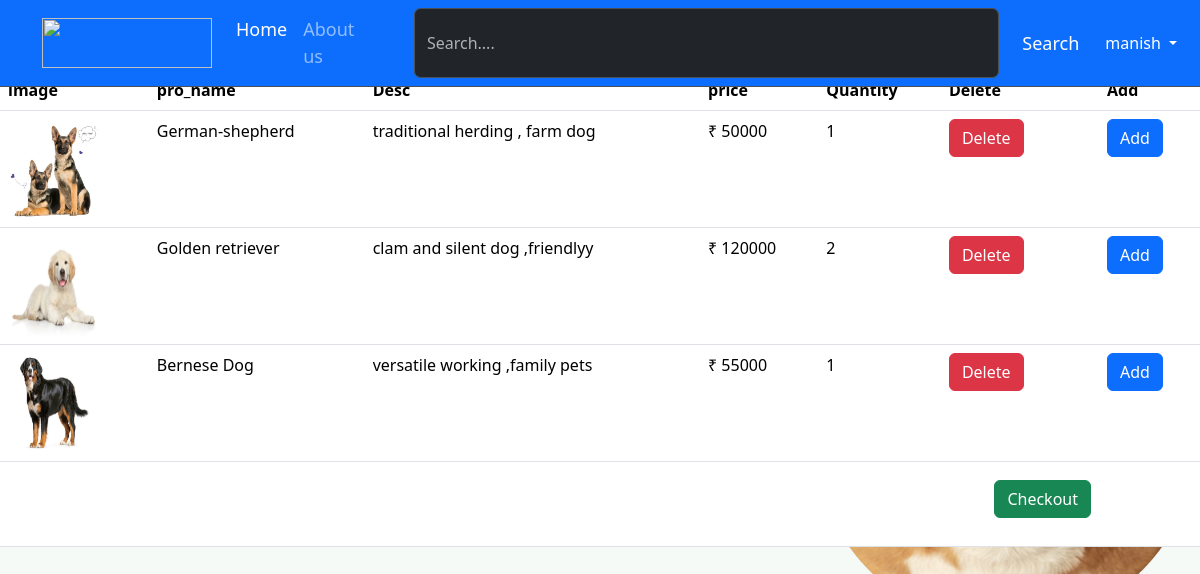
/cart/ (signed in), run on the app's committed database.
### cart/models.py (models this page shows)
class Cart(models.Model):
   username = models.ForeignKey(User,on_delete=models.CASCADE)
   product_name = models.ForeignKey(Product,on_delete=models.CASCADE)
   product_price = models.IntegerField(default=0)
   product_desc = models.CharField(max_length=200,default='')
   product_image = models.ImageField(upload_to='shop',default='')
   quantity = models.IntegerField(default=1)
   total_price = models.IntegerField(default=0)
   def __str__(self):
      return str(self.username)

### shop/models.py (models this page shows)
class Product(models.Model):
    product_name = models.CharField(max_length=30)
    product_desc = models.CharField(max_length=30)
    product_type = models.CharField(max_length=30)
    product_price = models.IntegerField()
    product_image = models.ImageField(upload_to='images',default='')
    details = models.CharField(max_length=30000,default='')
    def __str__(self):
        return self.product_name

### cart/views.py (the view)
# urls.py: path('',views.showcart,name='showcart'),
def showcart(request):
    username = request.session.get('Username')
    context = {}
    products = Cart.objects.filter(username__username = username)
    print(products)
    context['products'] = products
    return render(request,'cart/cart.html',context)

### cart/templates/cart/cart.html (shortened to what this page needs)
{% extends 'shop/base.html' %}
{% block body %}
<form action="/cart" method="post" style="margin-top: 70px;">
<table class="table">
    <thead>
      <tr>
        <th >image</th>
        <th >pro_name</th>
        <th >Desc</th>
        <th >price</th>
        <th >Quantity</th>
        <th >Delete</th>
        <th >Add</th>
      </tr>
    </thead>
    {% for i in products %}
    <tbody>
      <tr>
        <td><img src="{{i.product_image.url}}"  height="100px" width="90px"></td>
        <td>{{i.product_name}}</td>
        <td>{{i.product_desc}}</td>
        <td>₹ {{i.total_price}}</td>
        <td>{{i.quantity}}</td>
        <td><button formaction="/cart/deletefromcart" name="pname" value="{{i.product_name}}"class="btn btn-danger">Delete</button></td>
        <td><button class="btn btn-primary" formaction="/shop/">Add</button></td>
      </tr>
      {% endfor %}
    <center><tr>
      <td></td>
      <td></td>
      <td></td>
      <td></td>
      <td></td>
      <td><button formaction="/order/checkout" class="btn btn-success" style="float: right; margin-bottom: 20px; margin-top: 10px;">Checkout</button></td>
      <td></td>
      </tr></center>
    </tbody>
  </table>
</form>
{% endblock %}

### shop/templates/shop/base.html (shortened to what this page needs)
{% load static %}
<!DOCTYPE html>
<html lang="en">
<head>
    <link href="https://cdn.jsdelivr.net/npm/bootstrap@5.3.3/dist/css/bootstrap.min.css" rel="stylesheet">
    <link rel="stylesheet" href="{% static 'shop/styles.css' %}?{% now "U" %}">
</head>
<body class="{% block css %}bg{% endblock %}">
  <nav class="navbar navbar-expand bg-primary border-bottom border-body mb-5 fixed-top" data-bs-theme="dark">
        <div class="container-fluid">
          <a class="navbar-brand" href="/shop">
            <img src=
            https://supertails.com/cdn/shop/files/supertails-logo-for-dark-theme_200x_2x_200x_2x_909b1df1-0f68-4734-9eeb-1d0e0a39c91f.webp?v=1705757214&width=250
            width="170"
            height="50" style="margin-left: 30px;"></a>
          <div class="collapse navbar-collapse" id="navbarSupportedContent">
            <ul class="navbar-nav me-auto mb-2 mb-lg-0">
          {% if request.session.Username %}
              <li class="nav-item">
                <a class="nav-link active" aria-current="page" href="/shop" style="font-size: large;">Home</a>
              </li>
              <li class="nav-item">
                <a class="nav-link " href="/shop/about" style="font-size: large;">About us</a>
              </li>
              <form class="d-flex" method="post" role="search" style="margin-left: 30px; width: 700px;" >
                <input class="form-control " type="search" placeholder="Search...." aria-label="Search" name="productname" >
                <button formaction="/shop/search" class="btn btn-primary" type="submit" style="margin-left: 10px; font-size: large;">Search</button>
              </form>
        </ul>
            <div class="dropdown">
              <button class="btn btn-primary dropdown-toggle" type="button" data-bs-toggle="dropdown" aria-expanded="false">
                {{request.session.Username}}
              </button>
            </div>
            <form class="d-flex">
            </form>
{% endif %}
          </div>
        </div>
      </nav>
      {% block body %}{% endblock %}
</body>
</html>

### static/shop/styles.css (style rules this page uses)
.bg { background-image: url('/static/image/docomo.jpg'); background-repeat: no-repeat; background-size: cover; background-position: center; background-attachment: fixed; }

### data on the page
Cart: product_image (picture), product_name "German-shepherd", product_desc "traditional herding , farm dog", total_price "50000", quantity "1"
Cart: product_image (picture), product_name "Golden retriever", product_desc "clam and silent dog ,friendlyy", total_price "120000", quantity "2"
Cart: product_image (picture), product_name "Bernese Dog", product_desc "versatile working ,family pets", total_price "55000", quantity "1"

### other printed values
{{ request.session.Username }} "manish"
